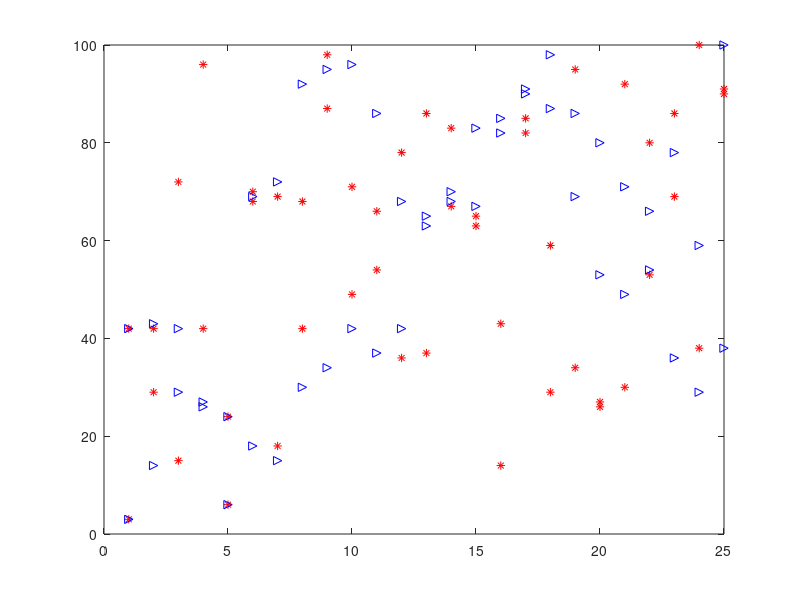

MATLAB code for this plot:
clear all; close all; clc;
ntest = 25;
list = [randi(100, ntest,1), randi(100, ntest,1)];

idx = [1];

path(1,:) = list(1,:);
tmp = list;
for i=2:ntest
    tmp(idx,:) = NaN;
    [nRows, ~] = size(tmp);
    rep = repmat(list(idx(end),:), nRows,1);
    diff = rep-tmp;
    lastPoint = list(idx(end),:)
    dist = diff(:,1).^2 + diff(:,2).^2
    [minDist, minID] = min(dist)
    idx = [idx, minID];
    tmp(minID, :) = NaN
    path(i,:) = list(minID,:)
    pause;
end
%%
plot(list, 'r*'); hold on;
plot(path, 'b>');